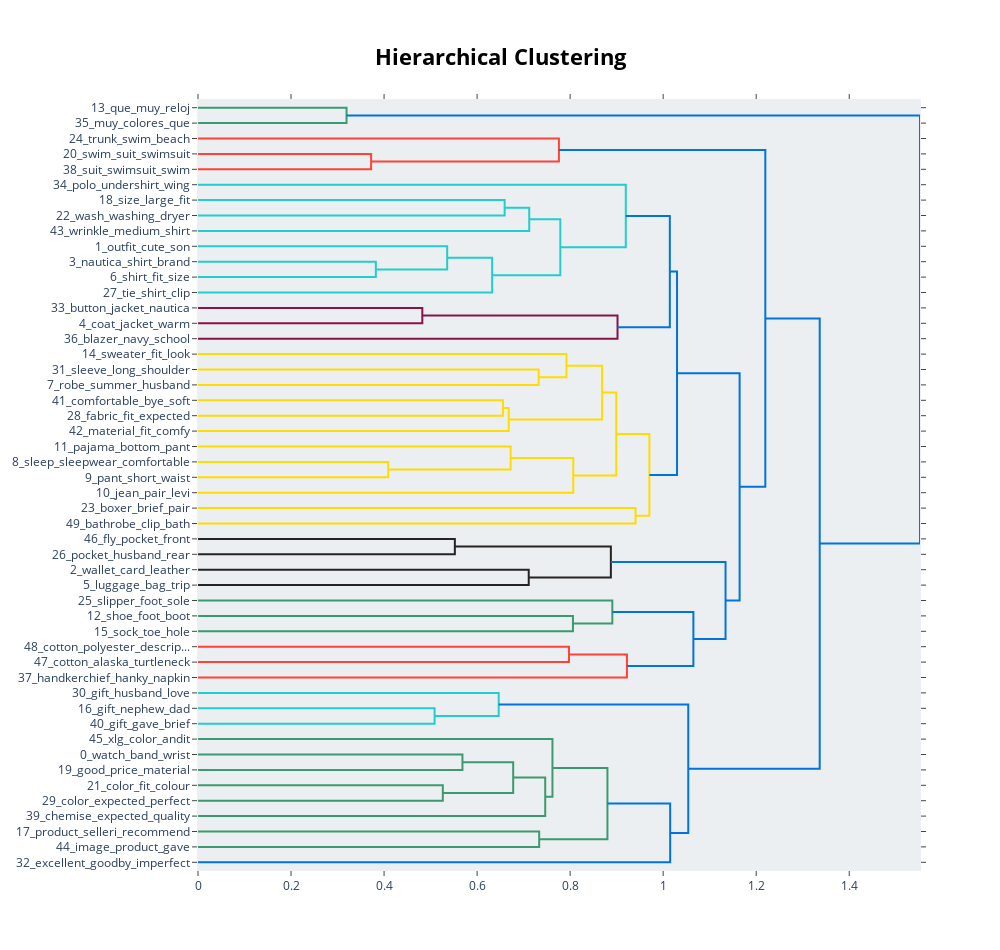

The cell this chart's notebook holds for it:
### Markdown cell above
### Visualize Topic Hierarchy

The topics generated can be analyzed for potential hierarchical relationships. To explore this, we can use visualize_hierarchy() to cluster the topics and visualize their relationships. This hierarchical clustering will help us understand how topics are related and assist in selecting an optimal number of topics when consolidating or reducing the existing ones.

### Code cell
bert_topic_model.visualize_hierarchy(top_n_topics=50)

### Figure 1 — Plotly figure (JSON) as saved in the notebook; plotly's stock layout.template omitted (floating-point values rounded to 4 significant figures)
{"data": [{"hoverinfo": "text", "marker": {"color": "rgb(61,153,112)"}, "mode": "lines", "type": "scatter", "x": [0, 0.3193, 0.3193, 0], "xaxis": "x", "y": [-5, -5, -15, -15], "yaxis": "y"}, {"hoverinfo": "text", "marker": {"color": "rgb(255,65,54)"}, "mode": "lines", "type": "scatter", "x": [0, 0.3722, 0.3722, 0], "xaxis": "x", "y": [-35, -35, -45, -45], "yaxis": "y"}, {"hoverinfo": "text", "marker": {"color": "rgb(255,65,54)"}, "mode": "lines", "type": "scatter", "x": [0, 0.7759, 0.7759, 0.3722], "xaxis": "x", "y": [-25, -25, -40, -40], "yaxis": "y"}, {"hoverinfo": "text", "marker": {"color": "rgb(35,205,205)"}, "mode": "lines", "type": "scatter", "x": [0, 0.6592, 0.6592, 0], "xaxis": "x", "y": [-65, -65, -75, -75], "yaxis": "y"}, {"hoverinfo": "text", "marker": {"color": "rgb(35,205,205)"}, "mode": "lines", "type": "scatter", "x": [0.6592, 0.7121, 0.7121, 0], "xaxis": "x", "y": [-70, -70, -85, -85], "yaxis": "y"}, {"hoverinfo": "text", "marker": {"color": "rgb(35,205,205)"}, "mode": "lines", "type": "scatter", "x": [0, 0.3823, 0.3823, 0], "xaxis": "x", "y": [-105, -105, -115, -115], "yaxis": "y"}, {"hoverinfo": "text", "marker": {"color": "rgb(35,205,205)"}, "mode": "lines", "type": "scatter", "x": [0, 0.5357, 0.5357, 0.3823], "xaxis": "x", "y": [-95, -95, -110, -110], "yaxis": "y"}, {"hoverinfo": "text", "marker": {"color": "rgb(35,205,205)"}, "mode": "lines", "type": "scatter", "x": [0.5357, 0.6323, 0.6323, 0], "xaxis": "x", "y": [-102.5, -102.5, -125, -125], "yaxis": "y"}, {"hoverinfo": "text", "marker": {"color": "rgb(35,205,205)"}, "mode": "lines", "type": "scatter", "x": [0.7121, 0.7789, 0.7789, 0.6323], "xaxis": "x", "y": [-77.5, -77.5, -113.8, -113.8], "yaxis": "y"}, {"hoverinfo": "text", "marker": {"color": "rgb(35,205,205)"}, "mode": "lines", "type": "scatter", "x": [0, 0.9197, 0.9197, 0.7789], "xaxis": "x", "y": [-55, -55, -95.62, -95.62], "yaxis": "y"}, {"hoverinfo": "text", "marker": {"color": "rgb(133,20,75)"}, "mode": "lines", "type": "scatter", "x": [0, 0.4822, 0.4822, 0], "xaxis": "x", "y": [-135, -135, -145, -145], "yaxis": "y"}, {"hoverinfo": "text", "marker": {"color": "rgb(133,20,75)"}, "mode": "lines", "type": "scatter", "x": [0.4822, 0.9019, 0.9019, 0], "xaxis": "x", "y": [-140, -140, -155, -155], "yaxis": "y"}, {"hoverinfo": "text", "marker": {"color": "rgb(0,116,217)"}, "mode": "lines", "type": "scatter", "x": [0.9197, 1.014, 1.014, 0.9019], "xaxis": "x", "y": [-75.31, -75.31, -147.5, -147.5], "yaxis": "y"}, {"hoverinfo": "text", "marker": {"color": "rgb(255,220,0)"}, "mode": "lines", "type": "scatter", "x": [0, 0.7323, 0.7323, 0], "xaxis": "x", "y": [-175, -175, -185, -185], "yaxis": "y"}, {"hoverinfo": "text", "marker": {"color": "rgb(255,220,0)"}, "mode": "lines", "type": "scatter", "x": [0, 0.7921, 0.7921, 0.7323], "xaxis": "x", "y": [-165, -165, -180, -180], "yaxis": "y"}, {"hoverinfo": "text", "marker": {"color": "rgb(255,220,0)"}, "mode": "lines", "type": "scatter", "x": [0, 0.6555, 0.6555, 0], "xaxis": "x", "y": [-195, -195, -205, -205], "yaxis": "y"}, {"hoverinfo": "text", "marker": {"color": "rgb(255,220,0)"}, "mode": "lines", "type": "scatter", "x": [0.6555, 0.668, 0.668, 0], "xaxis": "x", "y": [-200, -200, -215, -215], "yaxis": "y"}, {"hoverinfo": "text", "marker": {"color": "rgb(255,220,0)"}, "mode": "lines", "type": "scatter", "x": [0.7921, 0.8689, 0.8689, 0.668], "xaxis": "x", "y": [-172.5, -172.5, -207.5, -207.5], "yaxis": "y"}, {"hoverinfo": "text", "marker": {"color": "rgb(255,220,0)"}, "mode": "lines", "type": "scatter", "x": [0, 0.4091, 0.4091, 0], "xaxis": "x", "y": [-235, -235, -245, -245], "yaxis": "y"}, {"hoverinfo": "text", "marker": {"color": "rgb(255,220,0)"}, "mode": "lines", "type": "scatter", "x": [0, 0.6721, 0.6721, 0.4091], "xaxis": "x", "y": [-225, -225, -240, -240], "yaxis": "y"}, {"hoverinfo": "text", "marker": {"color": "rgb(255,220,0)"}, "mode": "lines", "type": "scatter", "x": [0.6721, 0.8067, 0.8067, 0], "xaxis": "x", "y": [-232.5, -232.5, -255, -255], "yaxis": "y"}, {"hoverinfo": "text", "marker": {"color": "rgb(255,220,0)"}, "mode": "lines", "type": "scatter", "x": [0.8689, 0.8992, 0.8992, 0.8067], "xaxis": "x", "y": [-190, -190, -243.8, -243.8], "yaxis": "y"}, {"hoverinfo": "text", "marker": {"color": "rgb(255,220,0)"}, "mode": "lines", "type": "scatter", "x": [0, 0.9406, 0.9406, 0], "xaxis": "x", "y": [-265, -265, -275, -275], "yaxis": "y"}, {"hoverinfo": "text", "marker": {"color": "rgb(255,220,0)"}, "mode": "lines", "type": "scatter", "x": [0.8992, 0.9704, 0.9704, 0.9406], "xaxis": "x", "y": [-216.9, -216.9, -270, -270], "yaxis": "y"}, {"hoverinfo": "text", "marker": {"color": "rgb(0,116,217)"}, "mode": "lines", "type": "scatter", "x": [1.014, 1.03, 1.03, 0.9704], "xaxis": "x", "y": [-111.4, -111.4, -243.4, -243.4], "yaxis": "y"}, {"hoverinfo": "text", "marker": {"color": "rgb(40,35,35)"}, "mode": "lines", "type": "scatter", "x": [0, 0.5522, 0.5522, 0], "xaxis": "x", "y": [-285, -285, -295, -295], "yaxis": "y"}, {"hoverinfo": "text", "marker": {"color": "rgb(40,35,35)"}, "mode": "lines", "type": "scatter", "x": [0, 0.711, 0.711, 0], "xaxis": "x", "y": [-305, -305, -315, -315], "yaxis": "y"}, {"hoverinfo": "text", "marker": {"color": "rgb(40,35,35)"}, "mode": "lines", "type": "scatter", "x": [0.5522, 0.8876, 0.8876, 0.711], "xaxis": "x", "y": [-290, -290, -310, -310], "yaxis": "y"}, {"hoverinfo": "text", "marker": {"color": "rgb(61,153,112)"}, "mode": "lines", "type": "scatter", "x": [0, 0.8061, 0.8061, 0], "xaxis": "x", "y": [-335, -335, -345, -345], "yaxis": "y"}, {"hoverinfo": "text", "marker": {"color": "rgb(61,153,112)"}, "mode": "lines", "type": "scatter", "x": [0, 0.8907, 0.8907, 0.8061], "xaxis": "x", "y": [-325, -325, -340, -340], "yaxis": "y"}, {"hoverinfo": "text", "marker": {"color": "rgb(255,65,54)"}, "mode": "lines", "type": "scatter", "x": [0, 0.7975, 0.7975, 0], "xaxis": "x", "y": [-355, -355, -365, -365], "yaxis": "y"}, {"hoverinfo": "text", "marker": {"color": "rgb(255,65,54)"}, "mode": "lines", "type": "scatter", "x": [0.7975, 0.9221, 0.9221, 0], "xaxis": "x", "y": [-360, -360, -375, -375], "yaxis": "y"}, {"hoverinfo": "text", "marker": {"color": "rgb(0,116,217)"}, "mode": "lines", "type": "scatter", "x": [0.8907, 1.065, 1.065, 0.9221], "xaxis": "x", "y": [-332.5, -332.5, -367.5, -367.5], "yaxis": "y"}, {"hoverinfo": "text", "marker": {"color": "rgb(0,116,217)"}, "mode": "lines", "type": "scatter", "x": [0.8876, 1.134, 1.134, 1.065], "xaxis": "x", "y": [-300, -300, -350, -350], "yaxis": "y"}, {"hoverinfo": "text", "marker": {"color": "rgb(0,116,217)"}, "mode": "lines", "type": "scatter", "x": [1.03, 1.164, 1.164, 1.134], "xaxis": "x", "y": [-177.4, -177.4, -325, -325], "yaxis": "y"}, {"hoverinfo": "text", "marker": {"color": "rgb(0,116,217)"}, "mode": "lines", "type": "scatter", "x": [0.7759, 1.22, 1.22, 1.164], "xaxis": "x", "y": [-32.5, -32.5, -251.2, -251.2], "yaxis": "y"}, {"hoverinfo": "text", "marker": {"color": "rgb(35,205,205)"}, "mode": "lines", "type": "scatter", "x": [0, 0.5086, 0.5086, 0], "xaxis": "x", "y": [-395, -395, -405, -405], "yaxis": "y"}, {"hoverinfo": "text", "marker": {"color": "rgb(35,205,205)"}, "mode": "lines", "type": "scatter", "x": [0, 0.6465, 0.6465, 0.5086], "xaxis": "x", "y": [-385, -385, -400, -400], "yaxis": "y"}, {"hoverinfo": "text", "marker": {"color": "rgb(61,153,112)"}, "mode": "lines", "type": "scatter", "x": [0, 0.5685, 0.5685, 0], "xaxis": "x", "y": [-425, -425, -435, -435], "yaxis": "y"}, {"hoverinfo": "text", "marker": {"color": "rgb(61,153,112)"}, "mode": "lines", "type": "scatter", "x": [0, 0.5263, 0.5263, 0], "xaxis": "x", "y": [-445, -445, -455, -455], "yaxis": "y"}, {"hoverinfo": "text", "marker": {"color": "rgb(61,153,112)"}, "mode": "lines", "type": "scatter", "x": [0.5685, 0.6776, 0.6776, 0.5263], "xaxis": "x", "y": [-430, -430, -450, -450], "yaxis": "y"}, {"hoverinfo": "text", "marker": {"color": "rgb(61,153,112)"}, "mode": "lines", "type": "scatter", "x": [0.6776, 0.7464, 0.7464, 0], "xaxis": "x", "y": [-440, -440, -465, -465], "yaxis": "y"}, {"hoverinfo": "text", "marker": {"color": "rgb(61,153,112)"}, "mode": "lines", "type": "scatter", "x": [0, 0.762, 0.762, 0.7464], "xaxis": "x", "y": [-415, -415, -452.5, -452.5], "yaxis": "y"}, {"hoverinfo": "text", "marker": {"color": "rgb(61,153,112)"}, "mode": "lines", "type": "scatter", "x": [0, 0.7335, 0.7335, 0], "xaxis": "x", "y": [-475, -475, -485, -485], "yaxis": "y"}, {"hoverinfo": "text", "marker": {"color": "rgb(61,153,112)"}, "mode": "lines", "type": "scatter", "x": [0.762, 0.8802, 0.8802, 0.7335], "xaxis": "x", "y": [-433.8, -433.8, -480, -480], "yaxis": "y"}, {"hoverinfo": "text", "marker": {"color": "rgb(0,116,217)"}, "mode": "lines", "type": "scatter", "x": [0.8802, 1.015, 1.015, 0], "xaxis": "x", "y": [-456.9, -456.9, -495, -495], "yaxis": "y"}, {"hoverinfo": "text", "marker": {"color": "rgb(0,116,217)"}, "mode": "lines", "type": "scatter", "x": [0.6465, 1.054, 1.054, 1.015], "xaxis": "x", "y": [-392.5, -392.5, -475.9, -475.9], "yaxis": "y"}, {"hoverinfo": "text", "marker": {"color": "rgb(0,116,217)"}, "mode": "lines", "type": "scatter", "x": [1.22, 1.337, 1.337, 1.054], "xaxis": "x", "y": [-141.9, -141.9, -434.2, -434.2], "yaxis": "y"}, {"hoverinfo": "text", "marker": {"color": "rgb(0,116,217)"}, "mode": "lines", "type": "scatter", "x": [0.3193, 1.552, 1.552, 1.337], "xaxis": "x", "y": [-10, -10, -288.0, -288.0], "yaxis": "y"}], "layout": {"autosize": false, "height": 950, "hoverlabel": {"bgcolor": "white", "font": {"family": "Rockwell", "size": 16}}, "hovermode": "closest", "plot_bgcolor": "#ECEFF1", "showlegend": false, "title": {"font": {"color": "Black", "size": 22}, "text": "<b>Hierarchical Clustering</b>", "x": 0.5, "xanchor": "center", "yanchor": "top"}, "width": 1000, "xaxis": {"autorange": true, "mirror": "allticks", "range": [0, 1.552], "rangemode": "tozero", "showgrid": false, "showline": true, "showticklabels": true, "ticks": "outside", "type": "linear", "zeroline": false}, "yaxis": {"mirror": "allticks", "range": [-500, 0], "rangemode": "tozero", "showgrid": false, "showline": true, "showticklabels": true, "tickmode": "array", "ticks": "outside", "ticktext": ["13_que_muy_reloj", "35_muy_colores_que", "24_trunk_swim_beach", "20_swim_suit_swimsuit", "38_suit_swimsuit_swim", "34_polo_undershirt_wing", "18_size_large_fit", "22_wash_washing_dryer", "43_wrinkle_medium_shirt", "1_outfit_cute_son", "3_nautica_shirt_brand", "6_shirt_fit_size", "27_tie_shirt_clip", "33_button_jacket_nautica", "4_coat_jacket_warm", "36_blazer_navy_school", "14_sweater_fit_look", "31_sleeve_long_shoulder", "7_robe_summer_husband", "41_comfortable_bye_soft", "28_fabric_fit_expected", "42_material_fit_comfy", "11_pajama_bottom_pant", "8_sleep_sleepwear_comfortable", "9_pant_short_waist", "10_jean_pair_levi", "23_boxer_brief_pair", "49_bathrobe_clip_bath", "46_fly_pocket_front", "26_pocket_husband_rear", "2_wallet_card_leather", "5_luggage_bag_trip", "25_slipper_foot_sole", "12_shoe_foot_boot", "15_sock_toe_hole", "48_cotton_polyester_descrip...", "47_cotton_alaska_turtleneck", "37_handkerchief_hanky_napkin", "30_gift_husband_love", "16_gift_nephew_dad", "40_gift_gave_brief", "45_xlg_color_andit", "0_watch_band_wrist", "19_good_price_material", "21_color_fit_colour", "29_color_expected_perfect", "39_chemise_expected_quality", "17_product_selleri_recommend", "44_image_product_gave", "32_excellent_goodby_imperfect"], "tickvals": [-5, -15, -25, -35, -45, -55, -65, -75, -85, -95, -105, -115, -125, -135, -145, -155, -165, -175, -185, -195, -205, -215, -225, -235, -245, -255, -265, -275, -285, -295, -305, -315, -325, -335, -345, -355, -365, -375, -385, -395, -405, -415, -425, -435, -445, -455, -465, -475, -485, -495], "type": "linear", "zeroline": false}}}
